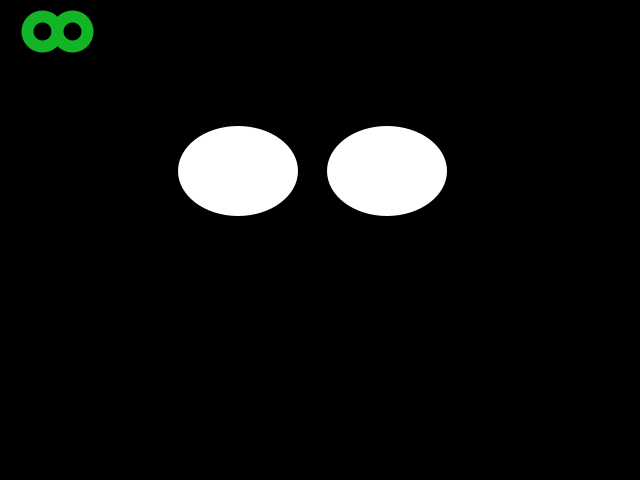
Frame 1 (no input)
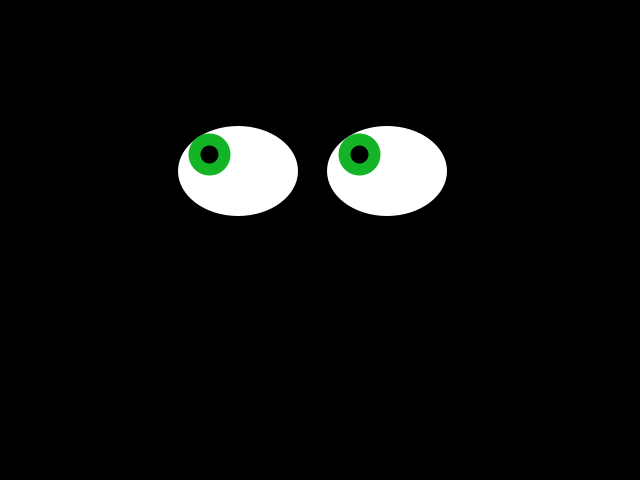
Frame 60 (the mouse pressed at the canvas centre just before this capture)
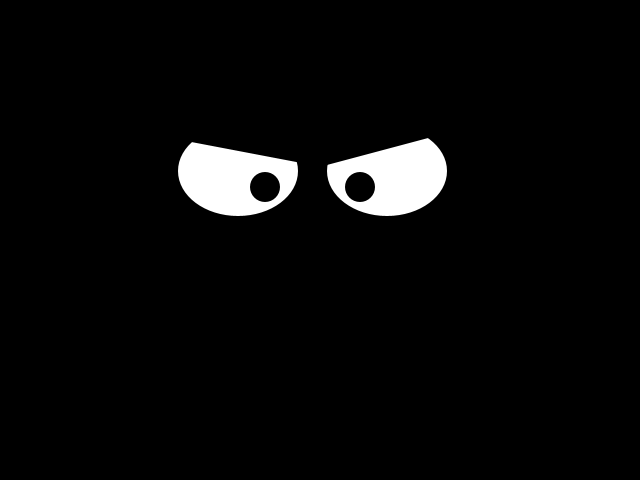
Frame 120 (the mouse held since frame 60 and released just before this capture)

The Processing sketch that drew these frames (run headless with seeded random() and noise(); from frame 60 on, the mouse is pressed at the canvas centre):

// Processing sketch: processing_7194
// ── processing_7194.pde

int pupilsize = 30;
int whiteY= 171;
int whitewidth= 120;
int whiteheight= 90;
float x = 0;
float y = 0;
float xx = 0;
float yy = 0;
float easing = .2; 

void setup () {
  size (640, 480);
  smooth ();
}

void draw () {
  background (0);
  
  if (mousePressed){
     
  //whites
  noStroke ();
  fill (255);
  ellipse (238, whiteY, whitewidth, whiteheight);
  ellipse (387, whiteY, whitewidth, whiteheight);
  
  //eye color
  float speed = dist (mouseX, mouseY, pmouseX, pmouseY);
  strokeWeight (12);
  stroke (188, 39, 39, speed * 10);

  
  //lefthand pupil
  float mx = constrain (mouseX, 210, 265);
  float my = constrain (mouseY, 155, 187);
  x += (mx-x) * easing;
  y += (my-y) * easing;
  fill (0);
  ellipse (x, y, pupilsize, pupilsize);

  //righthand pupil
  float mxx = constrain (mouseX, 360, 415);
  float myy = constrain (mouseY, 155, 187);
  xx += (mxx-xx) * easing;
  yy += (myy-yy) * easing;
  fill (0);
  ellipse (xx, yy, pupilsize, pupilsize);
  
  //red eyes
  stroke (0);
  fill (0);
  triangle (110, 120, 320, 160, 470, 120);
    
  }
  
  else{
    
  //whites
  noStroke ();
  fill (255);
  ellipse (238, whiteY, whitewidth, whiteheight);
  ellipse (387, whiteY, whitewidth, whiteheight);
  
  //eye color
  strokeWeight (12);
  stroke (20, 180, 39);
  
  //lefthand pupil
  float mx = constrain (mouseX, 210, 265);
  float my = constrain (mouseY, 155, 187);
  x += (mx-x) * easing;
  y += (my-y) * easing;
  fill (0);
  ellipse (x, y, pupilsize, pupilsize);


  //righthand pupil
  float mxx = constrain (mouseX, 360, 415);
  float myy = constrain (mouseY, 155, 187);
  xx += (mxx-xx) * easing;
  yy += (myy-yy) * easing;
  fill (0);
  ellipse (xx, yy, pupilsize, pupilsize);
    
  }
    
}
